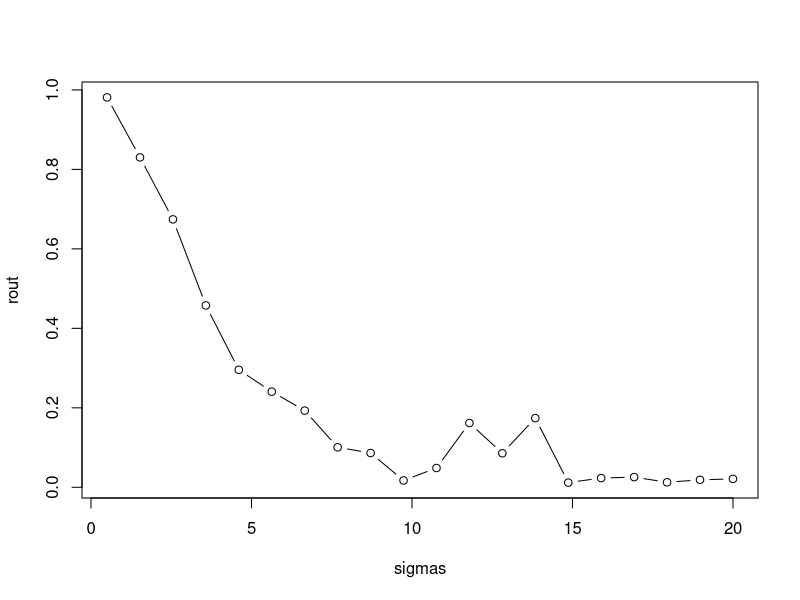
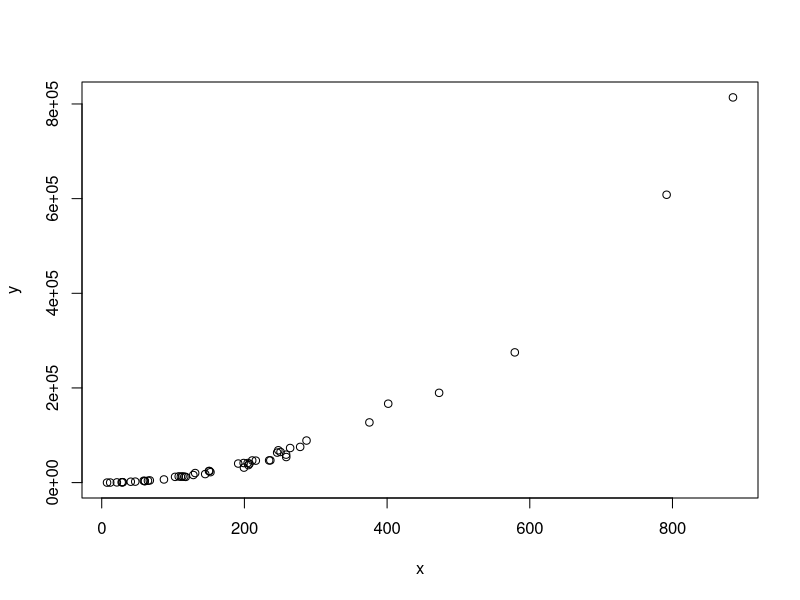

Generate these figures, in order, with R:
#----------------------------------------------------------
# http://data.library.virginia.edu/is-r-squared-useless/
#----------------------------------------------------------

x <- 1:20                        # independent variable
set.seed(1)                      # for reproducibility
y <- 2 + 0.5*x + rnorm(20,0,3)   # dependent variable; function of x with random error
mod <- lm(y~x)                   # simple linear regression
summary(mod)$r.squared           # request just the r-squared value

f <- mod$fitted.values       # extract fitted (or predicted) values from model
mss <- sum((f - mean(f))^2)  # sum of squared fitted-value deviations
tss <- sum((y - mean(y))^2)  # sum of squared original-value deviations
mss/tss                      # r-squared


r2.0 <- function(sig){
  x <- seq(1,10,length.out = 100)        # our predictor
  y <- 2 + 1.2*x + rnorm(100,0,sd = sig) # our response; a function of x plus some random noise
  summary(lm(y ~ x))$r.squared           # print the R-squared value
}

sigmas <- seq(0.5,20,length.out = 20)
rout <- sapply(sigmas, r2.0)             # apply our function to a series of sigma values
plot(rout ~ sigmas, type="b")


set.seed(1)
x <- rexp(50,rate=0.005)                     # our predictor is data from an exponential distribution
y <- (x-1)^2 * runif(50, min=0.8, max=1.2)   # non-linear data generation
plot(x,y)				     # clearly non-linear

summary(lm(y ~ x))$r.squared




x <- seq(1,10,length.out = 100)
set.seed(1)
y <- 2 + 1.2*x + rnorm(100,0,sd = 0.9)
mod1 <- lm(y ~ x)
summary(mod1)$r.squared
sum((fitted(mod1) - y)^2)/100 # Mean squared error

x <- seq(1,2,length.out = 100)       # new range of x
set.seed(1)
y <- 2 + 1.2*x + rnorm(100,0,sd = 0.9)
mod1 <- lm(y ~ x)
summary(mod1)$r.squared
sum((fitted(mod1) - y)^2)/100        # Mean squared error